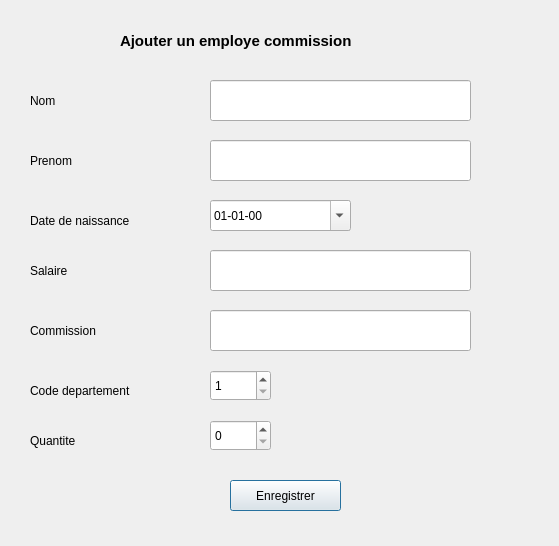
<?xml version="1.0" encoding="UTF-8"?>
<ui version="4.0">
 <class>AjoutCommisInterfaceClass</class>
 <widget class="QDialog" name="AjoutCommisInterfaceClass">
  <property name="geometry">
   <rect>
    <x>0</x>
    <y>0</y>
    <width>559</width>
    <height>546</height>
   </rect>
  </property>
  <property name="windowTitle">
   <string>AjoutCommisInterface</string>
  </property>
  <widget class="QLabel" name="label_nom">
   <property name="geometry">
    <rect>
     <x>30</x>
     <y>80</y>
     <width>121</width>
     <height>41</height>
    </rect>
   </property>
   <property name="text">
    <string>Nom</string>
   </property>
  </widget>
  <widget class="QLabel" name="label_AjoutCommisInterface">
   <property name="geometry">
    <rect>
     <x>120</x>
     <y>20</y>
     <width>271</width>
     <height>41</height>
    </rect>
   </property>
   <property name="font">
    <font>
     <pointsize>11</pointsize>
     <weight>75</weight>
     <bold>true</bold>
    </font>
   </property>
   <property name="text">
    <string>Ajouter un employe commission</string>
   </property>
  </widget>
  <widget class="QLineEdit" name="lineEdit_nom">
   <property name="geometry">
    <rect>
     <x>210</x>
     <y>80</y>
     <width>261</width>
     <height>41</height>
    </rect>
   </property>
  </widget>
  <widget class="QLineEdit" name="lineEdit_prenom">
   <property name="geometry">
    <rect>
     <x>210</x>
     <y>140</y>
     <width>261</width>
     <height>41</height>
    </rect>
   </property>
  </widget>
  <widget class="QLabel" name="label_prenom">
   <property name="geometry">
    <rect>
     <x>30</x>
     <y>140</y>
     <width>121</width>
     <height>41</height>
    </rect>
   </property>
   <property name="text">
    <string>Prenom</string>
   </property>
  </widget>
  <widget class="QDateEdit" name="dateEdit">
   <property name="geometry">
    <rect>
     <x>210</x>
     <y>200</y>
     <width>141</width>
     <height>31</height>
    </rect>
   </property>
   <property name="maximumDate">
    <date>
     <year>2037</year>
     <month>12</month>
     <day>31</day>
    </date>
   </property>
   <property name="minimumDate">
    <date>
     <year>1970</year>
     <month>1</month>
     <day>1</day>
    </date>
   </property>
   <property name="displayFormat">
    <string>dd-MM-yy</string>
   </property>
   <property name="calendarPopup">
    <bool>true</bool>
   </property>
  </widget>
  <widget class="QLabel" name="label_date">
   <property name="geometry">
    <rect>
     <x>30</x>
     <y>200</y>
     <width>121</width>
     <height>41</height>
    </rect>
   </property>
   <property name="text">
    <string>Date de naissance</string>
   </property>
  </widget>
  <widget class="QLineEdit" name="lineEdit_salaire">
   <property name="geometry">
    <rect>
     <x>210</x>
     <y>250</y>
     <width>261</width>
     <height>41</height>
    </rect>
   </property>
  </widget>
  <widget class="QLabel" name="label_salaire">
   <property name="geometry">
    <rect>
     <x>30</x>
     <y>250</y>
     <width>121</width>
     <height>41</height>
    </rect>
   </property>
   <property name="text">
    <string>Salaire</string>
   </property>
  </widget>
  <widget class="QLineEdit" name="lineEdit_commission">
   <property name="geometry">
    <rect>
     <x>210</x>
     <y>310</y>
     <width>261</width>
     <height>41</height>
    </rect>
   </property>
  </widget>
  <widget class="QLabel" name="label_commission">
   <property name="geometry">
    <rect>
     <x>30</x>
     <y>310</y>
     <width>121</width>
     <height>41</height>
    </rect>
   </property>
   <property name="text">
    <string>Commission</string>
   </property>
  </widget>
  <widget class="QSpinBox" name="spinBox_codeDepartement">
   <property name="geometry">
    <rect>
     <x>210</x>
     <y>370</y>
     <width>61</width>
     <height>31</height>
    </rect>
   </property>
   <property name="minimum">
    <number>1</number>
   </property>
   <property name="maximum">
    <number>100</number>
   </property>
  </widget>
  <widget class="QLabel" name="label_codeDepartement">
   <property name="geometry">
    <rect>
     <x>30</x>
     <y>370</y>
     <width>121</width>
     <height>41</height>
    </rect>
   </property>
   <property name="text">
    <string>Code departement</string>
   </property>
  </widget>
  <widget class="QSpinBox" name="spinBox_quantite">
   <property name="geometry">
    <rect>
     <x>210</x>
     <y>420</y>
     <width>61</width>
     <height>31</height>
    </rect>
   </property>
   <property name="minimum">
    <number>0</number>
   </property>
   <property name="maximum">
    <number>100</number>
   </property>
   <property name="value">
    <number>0</number>
   </property>
  </widget>
  <widget class="QLabel" name="label_quantite">
   <property name="geometry">
    <rect>
     <x>30</x>
     <y>420</y>
     <width>121</width>
     <height>41</height>
    </rect>
   </property>
   <property name="text">
    <string>Quantite</string>
   </property>
  </widget>
  <widget class="QPushButton" name="pushButton">
   <property name="geometry">
    <rect>
     <x>230</x>
     <y>480</y>
     <width>111</width>
     <height>31</height>
    </rect>
   </property>
   <property name="text">
    <string>Enregistrer</string>
   </property>
  </widget>
 </widget>
 <layoutdefault spacing="6" margin="11"/>
 <resources/>
 <connections/>
</ui>
